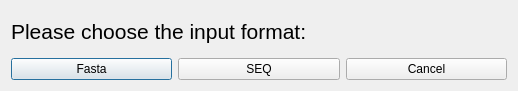
<?xml version="1.0" encoding="UTF-8"?>
<ui version="4.0">
 <class>FastaOrSeqDialog</class>
 <widget class="QDialog" name="FastaOrSeqDialog">
  <property name="geometry">
   <rect>
    <x>0</x>
    <y>0</y>
    <width>518</width>
    <height>91</height>
   </rect>
  </property>
  <property name="windowTitle">
   <string>Dialog</string>
  </property>
  <layout class="QGridLayout" name="gridLayout">
   <item row="0" column="0" colspan="3">
    <widget class="QLabel" name="label">
     <property name="font">
      <font>
       <pointsize>16</pointsize>
      </font>
     </property>
     <property name="text">
      <string>Please choose the input format:</string>
     </property>
    </widget>
   </item>
   <item row="1" column="0">
    <widget class="QPushButton" name="pushButtonFasta">
     <property name="text">
      <string>Fasta</string>
     </property>
     <property name="default">
      <bool>true</bool>
     </property>
    </widget>
   </item>
   <item row="1" column="1">
    <widget class="QPushButton" name="pushButtonSEQ">
     <property name="text">
      <string>SEQ</string>
     </property>
    </widget>
   </item>
   <item row="1" column="2">
    <widget class="QPushButton" name="pushButtonCancel">
     <property name="text">
      <string>Cancel</string>
     </property>
    </widget>
   </item>
  </layout>
 </widget>
 <resources/>
 <connections/>
</ui>
